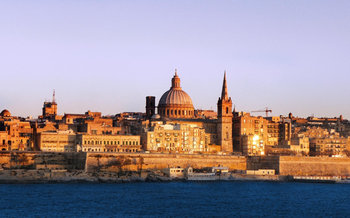
#> input picture examples/input_resize/in1.png, 350 x 218 px; its folder holds only this picture in this run
$ python getsize.py   (older library calls are emulated)
#> lines starting #> are read from the running program, lines starting #| are printed output that depends on the picture
from PIL import Image

if __name__=='__main__':

	for i in range(1,61):
		pic_name = 'in'+str(i)+'.png'
		im = Image.open(pic_name)
#> im is the input picture: PIL image 350x218 RGB; mean R, G, B 156, 143.8, 152.6
		width, height = im.size
#> width = 350; height = 218
		im = im.resize((width/2, height/2), Image.ANTIALIAS)
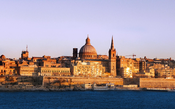
#> im: PIL image 175x109 RGB; mean R, G, B 156, 143.8, 152.6
#> (the run stopped early here; a loop or call above may not have finished)
